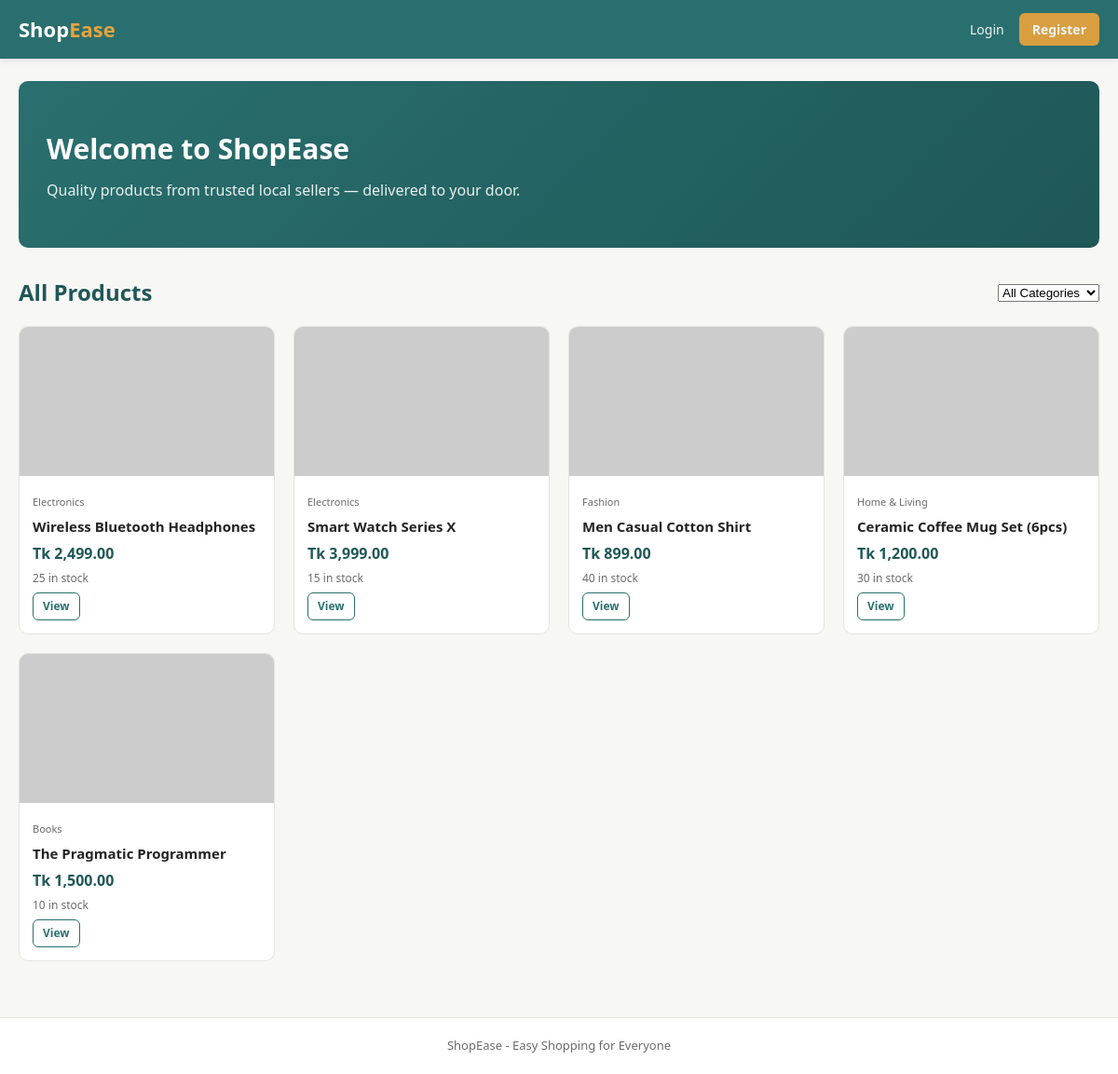
/customer/shop.php, run on the app's committed database.
### tables this page shows
CREATE TABLE products (
    id INT AUTO_INCREMENT PRIMARY KEY,
    seller_id INT NOT NULL,
    category_id INT,
    name VARCHAR(150) NOT NULL,
    description TEXT,
    price DECIMAL(10,2) NOT NULL,
    stock INT NOT NULL DEFAULT 0,
    image VARCHAR(255) DEFAULT 'no-image.png',
    status ENUM('active', 'inactive') NOT NULL DEFAULT 'active',
    created_at TIMESTAMP DEFAULT CURRENT_TIMESTAMP,
    FOREIGN KEY (seller_id) REFERENCES users(id) ON DELETE CASCADE,
    FOREIGN KEY (category_id) REFERENCES categories(id) ON DELETE SET NULL
);

CREATE TABLE categories (
    id INT AUTO_INCREMENT PRIMARY KEY,
    name VARCHAR(100) NOT NULL UNIQUE
);

### includes/functions.php (called while the page is built, shortened)
<?php
function currentUser() {
    return [
        'id'    => $_SESSION['user_id'] ?? null,
        'name'  => $_SESSION['user_name'] ?? null,
        'email' => $_SESSION['user_email'] ?? null,
        'role'  => $_SESSION['user_role'] ?? null,
    ];
}
function money($amount) {
    return 'Tk ' . number_format((float)$amount, 2);
}
function escape($str) {
    return htmlspecialchars($str ?? '', ENT_QUOTES, 'UTF-8');
}

### customer/shop.php (the view, shortened to what this page needs)
<?php
require_once __DIR__ . '/../includes/functions.php';
$search = trim($_GET['q'] ?? '');
$sql = "SELECT p.*, c.name AS category_name FROM products p
        LEFT JOIN categories c ON p.category_id = c.id
        WHERE p.status = 'active'";
$sql .= " ORDER BY p.created_at DESC";
$stmt = $conn->prepare($sql);
$stmt->execute();
$products = $stmt->get_result()->fetch_all(MYSQLI_ASSOC);
require_once __DIR__ . '/../includes/header.php';
?>
<div class="hero">
    <h1>Welcome to ShopEase</h1>
    <p>Quality products from trusted local sellers — delivered to your door.</p>
</div>
<div class="flex-between mt-20" style="margin-bottom:18px;">
    <h2 class="section-title" style="margin-bottom:0;">
        <?= $search !== '' ? 'Search results for "' . escape($search) . '"' : 'All Products' ?>
    </h2>
    <form method="GET" style="display:flex; gap:8px;">
        <select name="category" onchange="this.form.submit()">
            <option value="">All Categories</option>
        </select>
    </form>
</div>
<?php if (empty($products)): ?>
    <div class="empty-state">No products found. Try a different search or category.</div>
<?php else: ?>
<div class="product-grid">
    <?php foreach ($products as $p): ?>
    <div class="product-card">
        <a href="/ecommerce/customer/product.php?id=<?= $p['id'] ?>">
            <img src="/ecommerce/assets/uploads/<?= escape($p['image']) ?>"
                 onerror="this.src='https://via.placeholder.com/300x200?text=No+Image'">
        </a>
        <div class="info">
            <span style="font-size:11px; color:var(--muted);"><?= escape($p['category_name'] ?? 'Uncategorized') ?></span>
            <h3><a href="/ecommerce/customer/product.php?id=<?= $p['id'] ?>"><?= escape($p['name']) ?></a></h3>
            <div class="price"><?= money($p['price']) ?></div>
            <div class="stock"><?= $p['stock'] > 0 ? $p['stock'] . ' in stock' : 'Out of stock' ?></div>
            <div class="actions">
                <a href="/ecommerce/customer/product.php?id=<?= $p['id'] ?>" class="btn btn-outline btn-sm">View</a>
            </div>
        </div>
    </div>
    <?php endforeach; ?>
</div>
<?php endif; ?>
<?php require_once __DIR__ . '/../includes/footer.php'; ?>

### includes/header.php (shortened to what this page needs)
<?php
require_once __DIR__ . '/functions.php';
$user = currentUser();
?>
<!DOCTYPE html>
<html lang="en">
<head>
<link rel="stylesheet" href="/ecommerce/assets/css/style.css">
</head>
<body>
<header class="navbar">
    <div class="navbar-inner">
        <a href="/ecommerce/index.php" class="logo">Shop<span>Ease</span></a>
        <nav class="nav-links">
            <?php if (!$user['id']): ?>
                <a href="/ecommerce/auth/login.php">Login</a>
                <a href="/ecommerce/auth/register.php" class="btn-nav">Register</a>
            <?php endif; ?>
        </nav>
    </div>
</header>
<main class="page-wrap">

### includes/footer.php (shortened to what this page needs)
</main>
<footer class="site-footer">
    <p> ShopEase - Easy Shopping for Everyone </p>
</footer>
</body>
</html>

### assets/css/style.css (style rules this page uses)
:root { --primary: #2a6f6f; --primary-dark: #1f5757; --accent: #e8a33d; --bg: #f7f7f5; --card-bg: #ffffff; --text: #232323; --muted: #6b6b6b; --border: #e3e3e0; --danger: #c0392b; --success: #2e7d32; --radius: 10px; }
* { box-sizing: border-box; margin: 0; padding: 0; }
html, body { min-height: 100%; }
body { font-family: "Segoe UI", Roboto, Arial, sans-serif; background: var(--bg); color: var(--text); line-height: 1.5; min-height: 100vh; display: flex; flex-direction: column; }
a { text-decoration: none; color: inherit; }
.navbar { background: var(--primary); color: #fff; position: sticky; top: 0; z-index: 100; box-shadow: 0 2px 6px rgba(0, 0, 0, 0.1); }
.navbar-inner { max-width: 1200px; margin: 0 auto; padding: 14px 20px; display: flex; align-items: center; gap: 20px; flex-wrap: wrap; }
.logo { font-size: 22px; font-weight: 700; color: #fff; }
.logo span { color: var(--accent); }
.nav-links { display: flex; align-items: center; gap: 16px; margin-left: auto; flex-wrap: wrap; }
.nav-links a { color: #fff; font-size: 14px; opacity: 0.92; position: relative; }
.btn-nav { background: var(--accent); padding: 7px 14px; border-radius: 6px; font-weight: 600; }
.page-wrap { max-width: 1200px; width: 100%; margin: 0 auto; padding: 24px 20px 60px; flex: 1; }
.site-footer { text-align: center; padding: 20px; color: var(--muted); font-size: 13px; border-top: 1px solid var(--border); background: #fff; margin-top: auto; }
.section-title { font-size: 24px; margin-bottom: 18px; color: var(--primary-dark); }
.product-grid { display: grid; grid-template-columns: repeat(auto-fill, minmax(220px, 1fr)); gap: 20px; }
.product-card { background: var(--card-bg); border: 1px solid var(--border); border-radius: var(--radius); overflow: hidden; display: flex; flex-direction: column; transition: transform 0.15s, box-shadow 0.15s; }
.product-card img { width: 100%; height: 160px; object-fit: cover; background: #eee; }
.product-card .info { padding: 14px; display: flex; flex-direction: column; gap: 6px; flex: 1; }
.product-card h3 { font-size: 15px; }
.product-card .price { color: var(--primary-dark); font-weight: 700; font-size: 16px; }
.product-card .stock { font-size: 12px; color: var(--muted); }
.product-card .actions { margin-top: auto; display: flex; gap: 8px; }
.btn { display: inline-block; padding: 9px 16px; border-radius: 6px; border: none; cursor: pointer; font-size: 14px; font-weight: 600; text-align: center; }
.btn-outline { background: transparent; border: 1px solid var(--primary); color: var(--primary); }
.btn-sm { padding: 5px 10px; font-size: 12px; }
.mt-20 { margin-top: 20px; }
.flex-between { display: flex; justify-content: space-between; align-items: center; flex-wrap: wrap; gap: 10px; }
.hero { background: linear-gradient(135deg, var(--primary), var(--primary-dark)); color: #fff; padding: 50px 30px; border-radius: var(--radius); margin-bottom: 30px; }
.hero h1 { font-size: 30px; margin-bottom: 10px; }
.hero p { opacity: 0.9; }

### data on the page
products: category.name "Electronics", name "Wireless Bluetooth Headphones", price "Tk 2,499.00", stock "25"
products: category.name "Electronics", name "Smart Watch Series X", price "Tk 3,999.00", stock "15"
products: category.name "Fashion", name "Men Casual Cotton Shirt", price "Tk 899.00", stock "40"
products: category.name "Home & Living", name "Ceramic Coffee Mug Set (6pcs)", price "Tk 1,200.00", stock "30"
products: category.name "Books", name "The Pragmatic Programmer", price "Tk 1,500.00", stock "10"
